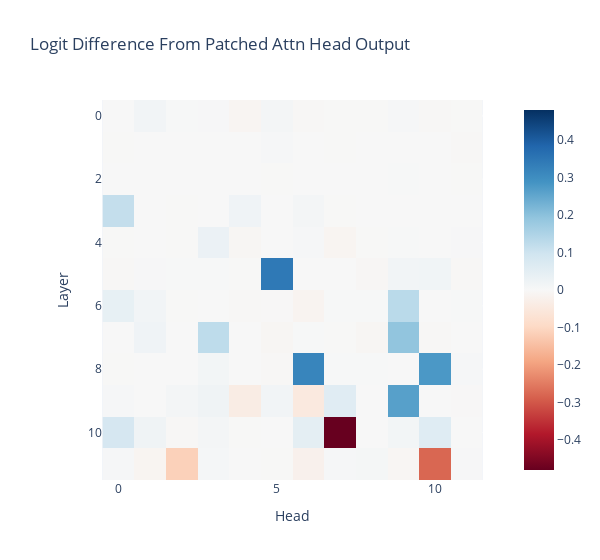

The code cell stored with this chart in its notebook:
### Markdown cell above
Head patching

### Code cell
def patch_head_vector(
    corrupted_head_vector: Float[Tensor, "batch pos head_index d_head"],
    hook: HookPoint, 
    head_index: int, 
    clean_cache: ActivationCache
) -> Float[Tensor, "batch pos head_index d_head"]:
    '''
    Patches the output of a given head (before it's added to the residual stream) at
    every sequence position, using the value from the clean cache.
    '''
    # print(clean_cache[hook.name].shape) # batch pos head_index d_head
    corrupted_head_vector[:, :, head_index] = clean_cache[hook.name][:, :, head_index]
    return corrupted_head_vector

def get_act_patch_attn_head_out_all_pos(
    model: HookedTransformer, 
    corrupted_tokens: Float[Tensor, "batch pos"], 
    clean_cache: ActivationCache, 
    patching_metric: Callable
) -> Float[Tensor, "layer head"]:
    '''
    Returns an array of results of patching at all positions for each head in each
    layer, using the value from the clean cache.

    The results are calculated using the patching_metric function, which should be
    called on the model's logit output.
    '''
    n_layers = model.cfg.n_layers
    n_heads = model.cfg.n_heads
    results = t.zeros((n_layers, n_heads)).to(device)
    for layer in range(n_layers):
        for head in range(n_heads):
            model.reset_hooks()
            hook = functools.partial(patch_head_vector, head_index=head, clean_cache=clean_cache)
            logits = model.run_with_hooks(corrupted_tokens, fwd_hooks=[(
                utils.get_act_name("z", layer), hook)]
            )
            results[layer, head] = ioi_metric(logits)
    
    return results    


act_patch_attn_head_out_all_pos_own = get_act_patch_attn_head_out_all_pos(model, corrupted_tokens, clean_cache, ioi_metric)

t.testing.assert_close(act_patch_attn_head_out_all_pos, act_patch_attn_head_out_all_pos_own)

imshow(
    act_patch_attn_head_out_all_pos_own,
    title="Logit Difference From Patched Attn Head Output", 
    labels={"x":"Head", "y":"Layer"},
    width=600
)

### Figure 1 — Plotly figure (JSON) as saved in the notebook; plotly's stock layout.template omitted (floating-point values rounded to 4 significant figures; data arrays with more than 128 entries replaced by an {"elided": "..."} marker saying what was removed)
{"data": [{"coloraxis": "coloraxis", "hovertemplate": "Head: %{x}<br>Layer: %{y}<br>color: %{z}<extra></extra>", "name": "0", "type": "heatmap", "xaxis": "x", "yaxis": "y", "z": {"elided": "12x12 float values"}}], "layout": {"coloraxis": {"cmid": 0, "colorscale": [[0, "rgb(103,0,31)"], [0.1, "rgb(178,24,43)"], [0.2, "rgb(214,96,77)"], [0.3, "rgb(244,165,130)"], [0.4, "rgb(253,219,199)"], [0.5, "rgb(247,247,247)"], [0.6, "rgb(209,229,240)"], [0.7, "rgb(146,197,222)"], [0.8, "rgb(67,147,195)"], [0.9, "rgb(33,102,172)"], [1, "rgb(5,48,97)"]]}, "title": {"text": "Logit Difference From Patched Attn Head Output"}, "width": 600, "xaxis": {"anchor": "y", "constrain": "domain", "domain": [0, 1], "scaleanchor": "y", "title": {"text": "Head"}}, "yaxis": {"anchor": "x", "autorange": "reversed", "constrain": "domain", "domain": [0, 1], "title": {"text": "Layer"}}}}
